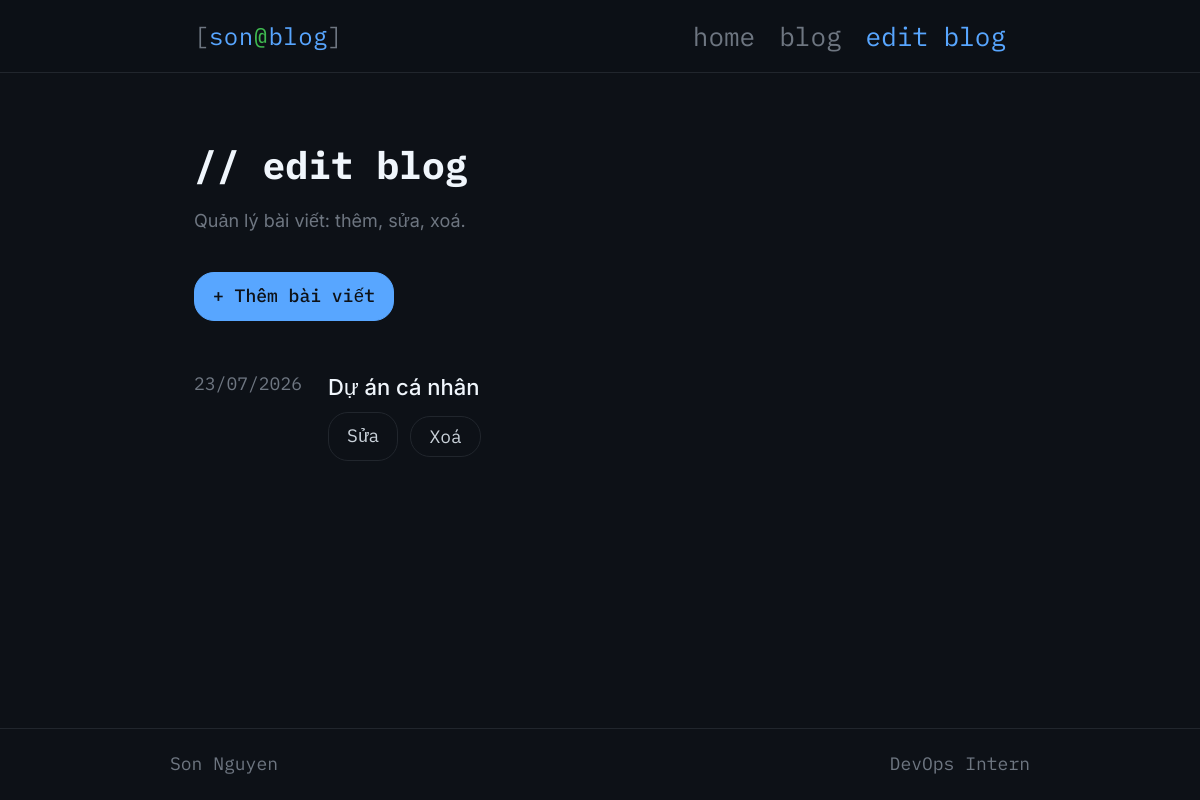
Page /blog/manage on the earlier database version.
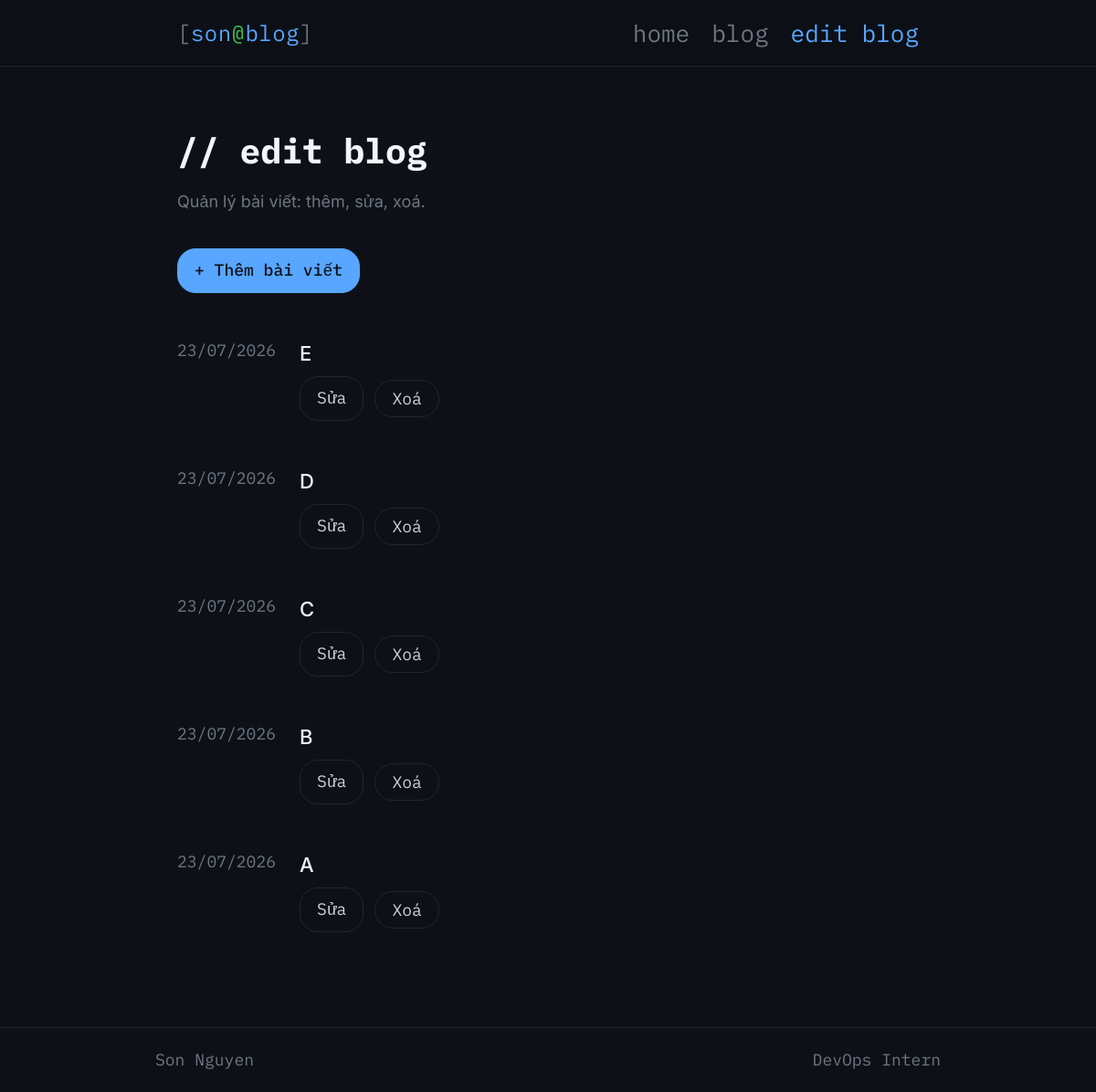
Same page on the later database version.
### app/models.py (models this page shows, shortened)
class Post(db.Model):
    __tablename__ = "posts"
    id        = db.Column(db.Integer, primary_key=True) # Tạo cột id kiểu Integer, là primary key (không trùng lặp, tự tăng)
    tags      = db.Column(db.String(200)) # Danh sách tag, VD: "python, flask"
    slug      = db.Column(db.String(200), unique=True, nullable=False)  # URL-friendly string VD: "my-first-post"
    title     = db.Column(db.String(300), nullable=False) # Tiêu đề bài viết
    summary   = db.Column(db.String(500))
    content   = db.Column(db.Text, nullable=False) # Nội dung bài viết (Markdown)
    created   = db.Column(db.DateTime, default=datetime.utcnow) # Ngày tạo bài viết, mặc định là thời điểm hiện tại
    published = db.Column(db.Boolean, default=True) # Bài viết đã được publish chưa, mặc định là True

### app/route/blog.py (the view)
@blog_bp.route("/manage")
def manage():
    posts = Post.query.order_by(Post.created.desc()).all()
    return render_template("blog/manage.html", posts=posts)

### app/templates/blog/manage.html (shortened to what this page needs)
{% extends "base.html" %}
{% block content %}
<div class="page-inner">
  <div class="blog-header">
    <h1 class="page-title">// edit blog</h1>
    <p class="page-desc">Quản lý bài viết: thêm, sửa, xoá.</p>
  </div>
  <a href="{{ url_for('blog.new_post') }}" class="pill-link primary" style="display:inline-block;margin-bottom:24px;">+ Thêm bài viết</a>
  {% if posts %}
  <div class="posts-full">
    {% for post in posts %}
    <div class="post-row">
      <div class="post-row-left">
        <time class="post-date">{{ post.created.strftime('%d/%m/%Y') }}</time>
      </div>
      <div class="post-row-right">
        <h2 class="post-row-title">
          {{ post.title }}
        </h2>
        <div class="post-row-tags" style="gap:12px;align-items:center;">
          <a href="{{ url_for('blog.edit_post', slug=post.slug) }}" class="pill-link">Sửa</a>
          <form method="POST" action="{{ url_for('blog.delete_post', slug=post.slug) }}"
                style="display:inline;" onsubmit="return confirm('Xoá bài viết này?');">
            <button type="submit" class="pill-link" style="cursor:pointer;background:none;font-family:var(--mono);">Xoá</button>
          </form>
        </div>
      </div>
    </div>
    {% endfor %}
  </div>
  {% else %}
  <div class="empty-state">
    <p class="term-output">// chưa có bài viết nào</p>
  </div>
  {% endif %}
</div>
{% endblock %}

Differences in the rows shown:
added Post: created "23/07/2026", title "E"
added Post: created "23/07/2026", title "D"
added Post: created "23/07/2026", title "C"
added Post: created "23/07/2026", title "B"
changed Post (number 5 of 5 on the later page): title "Dự án cá nhân" → "A"
